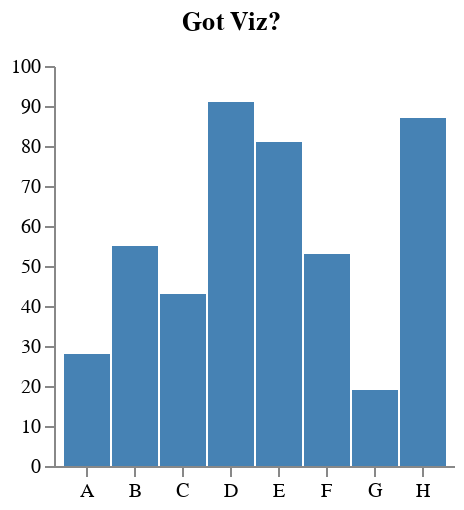

Notebook source saved alongside this figure:
### Code cell
import $ivy.`io.github.quafadas::dedav4s:0.2.1`
import viz.PlotTargets.almond

viz.vega.plots.BarChart(
   List(        
        spec => spec("title") = "Got Viz?", 
        spec => {spec("height") = 200; spec("width") = 200}
    )
)

### Figure 1 — Vega specification as saved in the notebook (floating-point values rounded to 4 significant figures)
{"$schema": "https://vega.github.io/schema/vega/v5.json", "axes": [{"orient": "bottom", "scale": "xscale"}, {"orient": "left", "scale": "yscale"}], "data": [{"name": "table", "values": [{"amount": 28, "category": "A"}, {"amount": 55, "category": "B"}, {"amount": 43, "category": "C"}, {"amount": 91, "category": "D"}, {"amount": 81, "category": "E"}, {"amount": 53, "category": "F"}, {"amount": 19, "category": "G"}, {"amount": 87, "category": "H"}]}], "description": "A basic bar chart example, with value labels shown upon mouse hover.", "height": 200, "marks": [{"encode": {"enter": {"width": {"band": 1, "scale": "xscale"}, "x": {"field": "category", "scale": "xscale"}, "y": {"field": "amount", "scale": "yscale"}, "y2": {"scale": "yscale", "value": 0}}, "hover": {"fill": {"value": "red"}}, "update": {"fill": {"value": "steelblue"}}}, "from": {"data": "table"}, "type": "rect"}, {"encode": {"enter": {"align": {"value": "center"}, "baseline": {"value": "bottom"}, "fill": {"value": "#333"}}, "update": {"fillOpacity": [{"test": "datum === tooltip", "value": 0}, {"value": 1}], "text": {"signal": "tooltip.amount"}, "x": {"band": 0.5, "scale": "xscale", "signal": "tooltip.category"}, "y": {"offset": -2, "scale": "yscale", "signal": "tooltip.amount"}}}, "type": "text"}], "padding": 5, "scales": [{"domain": {"data": "table", "field": "category"}, "name": "xscale", "padding": 0.05, "range": "width", "round": true, "type": "band"}, {"domain": {"data": "table", "field": "amount"}, "name": "yscale", "nice": true, "range": "height"}], "signals": [{"name": "tooltip", "on": [{"events": "rect:mouseover", "update": "datum"}, {"events": "rect:mouseout", "update": "{}"}], "value": {}}], "title": "Got Viz?", "width": 200}
